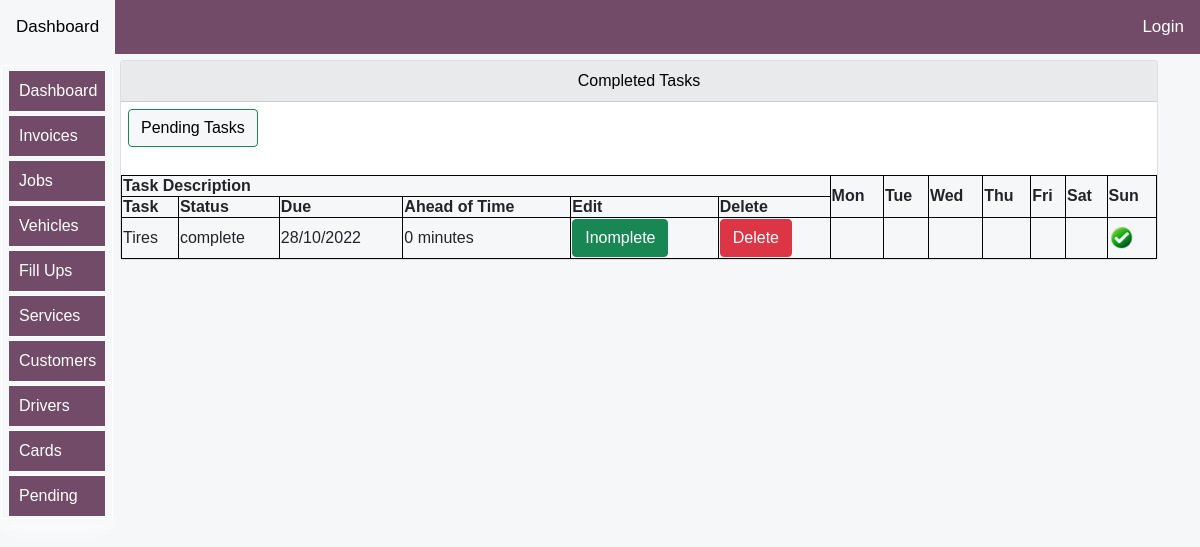
/todoapp/completed-tasks, run on the app's committed database.
### todoapp/models.py (models this page shows, shortened)
class TasksModel(models.Model):
    task_status = [
    ('complete', 'complete'),
    ('incomplete', 'incomplete'),
    ]
    day = [
    ('Monday', 'Monday'),
    ('Tuesday', 'Tuesday'),
    ('Wednesday', 'Wednesday'),
    ('Thursday', 'Thursday'),
    ('Friday', 'Friday'),
    ('Saturday', 'Saturday'),
    ('Sunday', 'Sunday'),
    ]
    task = models.CharField(max_length=20,blank=False)
    status = models.CharField(max_length=10,choices=task_status,default='incomplete')
    createDate=models.DateTimeField(auto_now_add=True)
    dueDate=models.DateTimeField(auto_now_add=False,auto_now=False,blank=True,null=True)
    taskDay = models.CharField(max_length=10,choices=day,default='Monday')
    assignedto=models.ForeignKey(AlwenDriversModel,on_delete=models.SET_NULL,blank=True,null=True,related_name="taskassignrelname")

### todoapp/views.py (the view)
# urls.py: path('completed-tasks', views.completedTasksList, name="completedTasksList"),
def completedTasksList(request):
    title="Completed Tasks"
    form =AddTasksForm(request.POST or None)
    tasks=TasksModel.objects.filter(status="incomplete")
    completed_tasks=TasksModel.objects.filter(status="complete")
    if form.is_valid():
        form.save()
        messages.success(request, 'Task added successfully')
        form=AddTasksForm()#this clears out the form after adding the product
    context = {
        "form":form,
        "tasks":tasks,
        "title":title,
        "completed_tasks":completed_tasks,
    }
    return render(request,'todoapp/completed-tasks.html',context)

### todoapp/templates/todoapp/completed-tasks.html (shortened to what this page needs)
{% extends 'bases/base.html'%}
{% load static %}
{% load humanize %}
{% load crispy_forms_tags %}
{% block style %}
<link href="{% static 'css/bootstrap.min.css' %}" rel="stylesheet">
<link rel="stylesheet" href="https://use.fontawesome.com/releases/v5.15.2/css/all.css"
>
   {%endblock%}
   {% block body %}
<div class="container">
    <div class="row mt-12">
        <div class="col-md-12">
            <div class="card">
                <div id="allif-section-headers" class="card-header ">
                   Completed Tasks
            </div>
              <div >
            <a href="{% url 'todoapp:to-do-list' %}">
              <button id="allif-link-buttons" type="button" class="btn btn-success mybuttonlinks" >
                Pending Tasks
              </button>
            </a>
            </div>
              <table>
                <tr>
                  <th colspan="6">Task Description</th>
                  <th rowspan="2">Mon</th>
                  <th rowspan="2">Tue</th>
                  <th rowspan="2">Wed</th>
                  <th rowspan="2">Thu</th>
                  <th rowspan="2"  >Fri</th>
                  <th rowspan="2">Sat</th>
                  <th rowspan="2">Sun</th>
                </tr>
                <br>
                <tr>
                  <th scope="col">Task</th>
                  <th scope="col">Status</th>
                  <th scope="col">Due</th>
                  <th scope="col">Ahead of Time</th>
                  <th scope="col">Edit</th>
                  <th scope="col">Delete</th>
                {% for task in completed_tasks %}
                <tr>
                  <td>{{task.task}}</td>
                  <td>{{task.status}}</td>
                  <td>{{task.dueDate|date:'d/m/Y'}}</td>
                  <td>{{task.dueDate|timeuntil}}</td>
          <td> <a href="{% url 'todoapp:markTaskComplete' task.id %}" data-toggle="tooltip" title="Delete this record">
            <button class="btn btn-success">Inomplete</button></a></td>
          <td> <a href="{% url 'todoapp:delete_task' task.id %}" data-toggle="tooltip" title="Delete this record">
            <button class="btn btn-danger">Delete</button></a></td>
          {% if task.taskDay == 'Monday' %}
          <td>
            {% if task.status == 'complete' %}
            <img src="{% static 'img/task.png' %}" width="25">
          {% else %}
          <img src="{% static 'img/pending.png' %}" width="25">
          {% endif %}
          </td>
          <td></td>
          <td></td>
          <td></td>
          <td></td>
          <td></td>
          <td></td>
          {% elif task.taskDay == 'Sunday' %}
          <td></td>
          <td></td>
          <td></td>
          <td></td>
          <td></td>
          <td></td>
          <td>{% if task.status == 'complete' %}
            <img src="{% static 'img/task.png' %}" width="25">
          {% else %}
          <img src="{% static 'img/pending.png' %}" width="25">
          {% endif %}</td>
          {% endif %}
                </tr>
               {% endfor %}
              </table>
              </div>
        </div>
      </div>
</div>
   {% endblock %}

### todoapp/templates/todoapp/completed-tasks.html (style rules this page uses)
body { font-size: 2rem; opacity: 1; position:sticky; overflow: auto; text-align: left; max-width: 100%; background-color: #F6F7F8; margin: auto; padding: auto; }
.container { background-color: #F6F7F8; }
table { background-color: #F6F7F8; }
.mybuttonlinks { margin-top: 7px; margin-left: 7px; margin-bottom: 5px; }
#allif-section-headers { background-color: #e9eaec; color: black; font-size: 16px; text-align: center; }
#allif-link-buttons { background-color: #F6F7F8; color: black; }
a:link { text-decoration: none; }
@media screen and (min-width:1000px) and (max-width:2000px) { .container { margin-top: 10px; display: block; font-size: 0.95rem; margin-left:auto ; margin-right: auto; margin: auto; padding-left: 90px; } }
table, th, td ,form { border: 1px solid rgb(4, 4, 4); width: auto; }

### logistics/templates/bases/log-topnavbar.html (style rules this page uses)
body { margin: 0; font-family: Arial, Helvetica, sans-serif; }

### logistics/templates/bases/log-sidenavbar.html (style rules this page uses)
:root { --sidebar_font_size:1.0rem; }

### data on the page
TasksModel: task "Tires", status "complete", dueDate "28/10/2022", dueDate "0 minutes"
